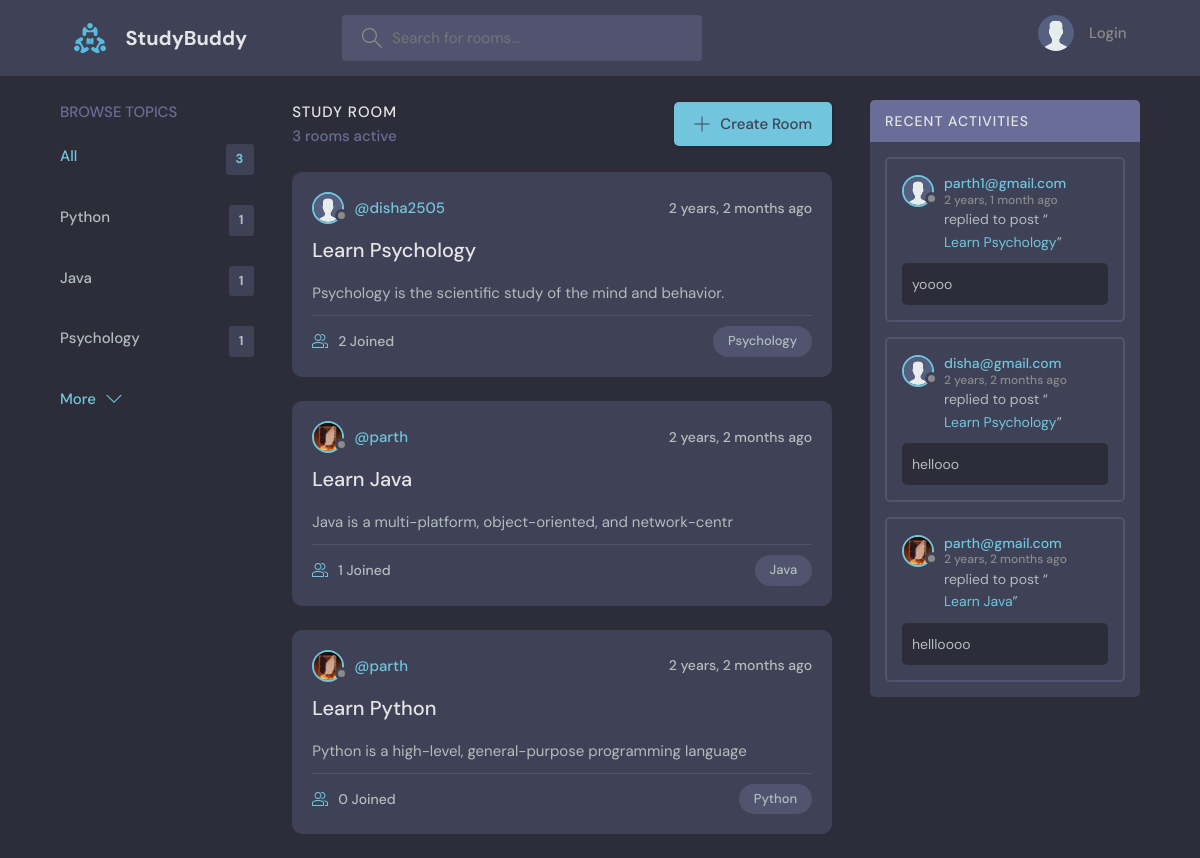
The page / on the database its author committed.
### base/models.py (models this page shows, shortened)
class Topic(models.Model):
    name=models.CharField(max_length=100)

class Room(models.Model):
    host=models.ForeignKey(User, on_delete=models.SET_NULL, null=True)
    topic=models.ForeignKey(Topic, on_delete=models.SET_NULL, null=True)
    name=models.CharField(max_length=200)
    description=models.TextField(null=True, blank=True)
    participants= models.ManyToManyField(User, related_name='participants', blank=True, null=True)
    updated=models.DateTimeField(auto_now=True)
    created=models.DateTimeField(auto_now_add=True)
    class Meta:
        ordering=['-updated','-created']
    def __str__(self):
        return self.name

class User(AbstractUser):
    name=models.CharField(max_length=200, null=True)
    email=models.EmailField(unique=True, null=True)
    bio=models.TextField(null=True)
    avatar= models.ImageField(null=True, default='avatar.svg')
    USERNAME_FIELD='email'
    REQUIRED_FIELDS=[]

class Message(models.Model):
    user=models.ForeignKey(User, on_delete=models.CASCADE)
    room=models.ForeignKey(Room, on_delete=models.CASCADE)
    body=models.TextField()
    created=models.DateTimeField(auto_now_add=True)
    updated=models.DateTimeField(auto_now=True)
    class Meta:
        ordering=['-updated','-created']
    def __str__(self):
        return self.body[0:50]

### base/views.py (the view)
# urls.py: path('', views.home, name='home'),
def home(request):
    q=request.GET.get('q') if request.GET.get('q') != None else ''
    rooms= Room.objects.filter( Q(topic__name__icontains=q) |
                                Q(description__icontains=q) |
                                Q(name__icontains=q)
    )
    room_messages=Message.objects.all().filter(Q(room__topic__name__icontains=q))
    topics= Topic.objects.all()[0:5]
    room_count= rooms.count()
    context={
        'rooms':rooms,
        'topics':topics,
        'room_count': room_count,
        'room_messages':room_messages
    }
    return render(request, 'base/home.html', context)

### base/templates/base/home.html (shortened to what this page needs)
{% extends 'main.html' %}
{% block content %}
<main class="layout layout--3">
  <div class="container">
    {% include "base/topics_component.html" %}
    <div class="roomList">
      <div class="roomList__header">
        <div>
          <h2>Study Room</h2>
          <p>{{room_count}} rooms active</p>
        </div>
        <a class="btn btn--main" href="{% url 'create-room' %}">
          <svg version="1.1" xmlns="http://www.w3.org/2000/svg" width="32" height="32" viewBox="0 0 32 32">
            <title>add</title>
            <path
              d="M16.943 0.943h-1.885v14.115h-14.115v1.885h14.115v14.115h1.885v-14.115h14.115v-1.885h-14.115v-14.115z"
            ></path>
          </svg>
          Create Room
        </a>
      </div>
      {% include "base/feed_component.html" %}
    </div>
    {% include "base/activity_component.html" %}
  </div>
</main>
{% endblock content %}

### base/templates/base/topics_component.html (shortened to what this page needs)
<div class="topics">
    <div class="topics__header">
      <h2>Browse Topics</h2>
    </div>
    <ul class="topics__list">
      <li>
        <a href="{% url 'home' %}" class="active">All <span>{{topics.count}}</span></a>
      </li>
      {% for topic in topics %}
      <li>
        <a href="{% url 'home' %}?q={{topic.name}}">{{topic.name}}<span>{{topic.room_set.all.count}}</span></a>
      </li>
      {% endfor %}
    </ul>
    <a class="btn btn--link" href="{% url 'topics' %}">
      More
      <svg version="1.1" xmlns="http://www.w3.org/2000/svg" width="32" height="32" viewBox="0 0 32 32">
        <title>chevron-down</title>
        <path d="M16 21l-13-13h-3l16 16 16-16h-3l-13 13z"></path>
      </svg>
    </a>
  </div>

### base/templates/base/feed_component.html (shortened to what this page needs)
{% for room in rooms %}
<div class="roomListRoom">
    <div class="roomListRoom__header">
      <a href="{% url 'profile' room.host.id %}" class="roomListRoom__author">
        <div class="avatar avatar--small">
          <img src="{{room.host.avatar.url}}" />
        </div>
        <span>@{{room.host.username}}</span>
      </a>
      <div class="roomListRoom__actions">
        <span>{{room.created|timesince}} ago</span>
      </div>
    </div>
    <div class="roomListRoom__content">
      <a href="{% url 'room' room.id %}">{{room.name}}</a>
      <p>
        {{room.description|slice:":60"}}
      </p>
    </div>
    <div class="roomListRoom__meta">
      <a href="{% url 'room' room.id %}" class="roomListRoom__joined">
        {{room.participants.all.count}} Joined
      </a>
      <p class="roomListRoom__topic">{{room.topic.name}}</p>
    </div>
  </div>
{% endfor %}

### base/templates/base/activity_component.html (shortened to what this page needs)
<div class="activities">
    <div class="activities__header">
      <h2>Recent Activities</h2>
    </div>
    {% for message in room_messages %}
    <div class="activities__box">
      <div class="activities__boxHeader roomListRoom__header">
        <a href='{% url "profile" message.user.id %}' class="roomListRoom__author">
          <div class="avatar avatar--small">
            <img src="{{message.user.avatar.url}}" />
          </div>
          <p>
            {{message.user}}
            <span>{{message.created|timesince}} ago</span>
          </p>
        </a>
      </div>
      <div class="activities__boxContent">
        <p>replied to post “<a href="{% url 'room' message.room.id %}">{{message.room}}</a>”</p>
        <div class="activities__boxRoomContent">
          {{message}}
        </div>
      </div>
    </div>
    {% endfor %}
  </div>

### rows shown on the page
Topic: name "Python", room_set.all.count "1"
Topic: name "Java", room_set.all.count "1"
Topic: name "Psychology", room_set.all.count "1"
Room: host.avatar (placeholder picture), host.username "disha2505", created "2 years, 2 months", name "Learn Psychology", description "Psychology is the scientific study of the mind and behavior.", participants.all.count "2", topic.name "Psychology"
Room: host.avatar (picture), host.username "parth", created "2 years, 2 months", name "Learn Java", description "Java is a multi-platform, object-oriented, and network-centr", participants.all.count "1", topic.name "Java"
Room: host.avatar (picture), host.username "parth", created "2 years, 2 months", name "Learn Python", description "Python is a high-level, general-purpose programming language", participants.all.count "0", topic.name "Python"
Message: user.avatar (placeholder picture), user "parth1@gmail.com", created "2 years, 1 month", room "Learn Psychology", body "yoooo"
Message: user.avatar (placeholder picture), user "disha@gmail.com", created "2 years, 2 months", room "Learn Psychology", body "hellooo"
Message: user.avatar (picture), user "parth@gmail.com", created "2 years, 2 months", room "Learn Java", body "hellloooo"

### other values the page prints
{{ topics.count }} "3"
{{ room_count }} "3"
